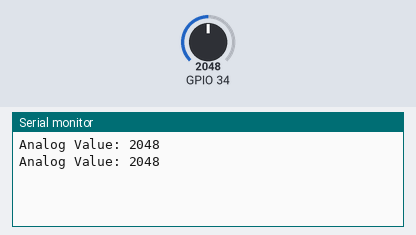
Bench run of a sketch on a simulated ESP32. On the bench: the last lines printed to the serial monitor. The test bench sets the inputs (shaded band); at power-on: GPIO 34 = 2048.

Above: at 1.8 s.
1.9 s: GPIO 34 set to 2866
At 2.8 s:
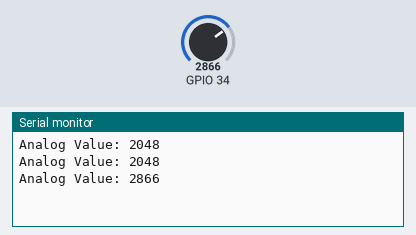
3.4 s: GPIO 34 set to 3603
At 4.6 s:
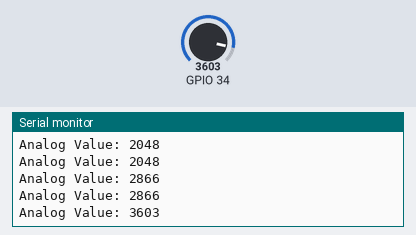
Timing chart, 0 to 6.4 s (numbered marks = the images above; inputs shaded):
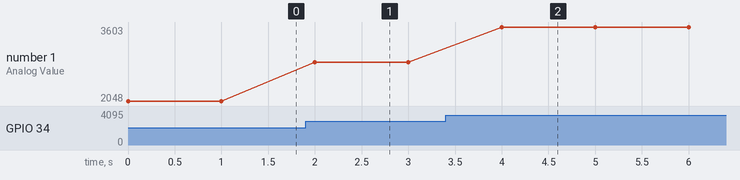

The sketch:

TurbidityCalibration.ino
```cpp
#include <Arduino.h>

void setup(void) {
  Serial.begin(115200);  // Inisialisasi komunikasi serial pada baud rate 115200 (umum digunakan pada ESP32)
}

void loop(void) {
  int sensorValue = analogRead(34);  // Membaca nilai analog dari pin 34 (ADC1_6) pada ESP32

  Serial.print("Analog Value: ");  // Mencetak teks ke serial monitor
  Serial.println(sensorValue);  // Mencetak nilai analog ke serial monitor

  delay(1000);  // Menunggu selama 1 detik sebelum membaca nilai lagi
}
```

Measured:
- after the input at 1.9 s, the serial monitor: prints a new line after 0.10 s (image 1)
- after the input at 3.4 s, the serial monitor: prints a new line after 0.60 s (image 2)
- plotted number 1: 2048 → 2866 after the input at 1.9 s, 2866 → 3603 after the input at 3.4 s
